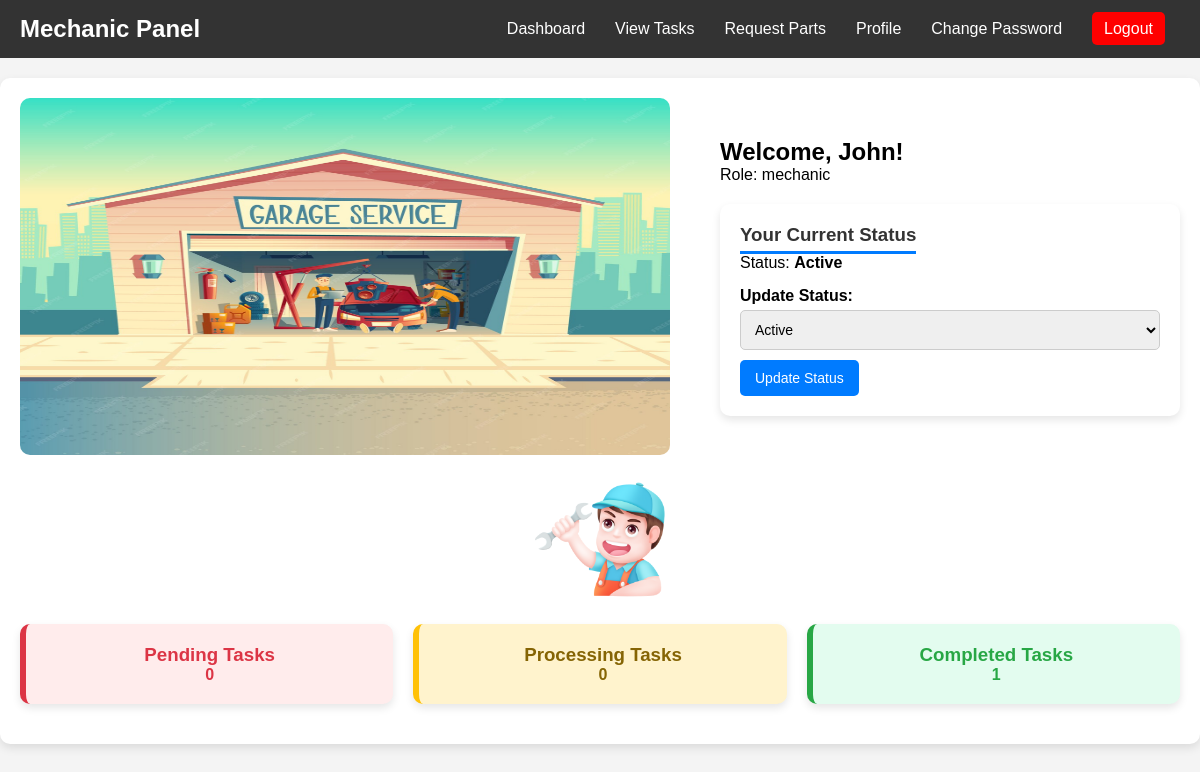
Screenshot of /mechanic/mechanic_dashboard.php (signed in) with the database file from the repository.
### tables this page shows
CREATE TABLE `mechanics` (
  `mechanic_id` int(11) NOT NULL,
  `dob` date NOT NULL,
  `phone` varchar(20) NOT NULL,
  `email` varchar(100) NOT NULL,
  `password` varchar(255) NOT NULL,
  `address` text NOT NULL,
  `experience` text NOT NULL,
  `skill_rating` int(11) NOT NULL CHECK (`skill_rating` between 1 and 5),
  `resume` varchar(255) NOT NULL,
  `work_type` enum('Auto repairs','Diesel mechanics','Motorcycle repairs','Boat repairs','Aircraft repairs') NOT NULL,
  `fullname` varchar(255) NOT NULL,
  `work_experience` text NOT NULL,
  `status` enum('Active','Working','Break') DEFAULT 'Active',
  `Mrole` enum('mechanic') DEFAULT 'mechanic'
);

### mechanic/mechanic_dashboard.php (the view, shortened to what this page needs)
<?php
include("../database/db_connect.php");
$mechanic_id = $_SESSION['mechanic_id'];
$query = "SELECT fullname, Mrole, status FROM mechanics WHERE mechanic_id = ?";
$stmt = $mysqli->prepare($query);
$stmt->bind_param("i", $mechanic_id);
$stmt->execute();
$result = $stmt->get_result();
$mechanic = $result->fetch_assoc();
$pending_query = "SELECT COUNT(*) AS pending_count FROM bookingsreq WHERE mechanic_id = ? AND status = 'Pending'";
$processing_count = "SELECT COUNT(*) AS processing_count FROM bookingsreq WHERE mechanic_id = ? AND status = 'Processing'";
$completed_query = "SELECT COUNT(*) AS completed_count FROM bookingsreq WHERE mechanic_id = ? AND status = 'Completed'";
$stmt = $mysqli->prepare($pending_query);
$stmt->bind_param("i", $mechanic_id);
$stmt->execute();
$result = $stmt->get_result();
$pending_count = $result->fetch_assoc()['pending_count'];
$stmt = $mysqli->prepare($processing_count);
$stmt->bind_param("i", $mechanic_id);
$stmt->execute();
$result = $stmt->get_result();
$row = $result->fetch_assoc();
$processing_count = $row['processing_count'];
$stmt = $mysqli->prepare($completed_query);
$stmt->bind_param("i", $mechanic_id);
$stmt->execute();
$result = $stmt->get_result();
$completed_count = $result->fetch_assoc()['completed_count'];
?>
<!DOCTYPE html>
<html lang="en">
<head>
</head>
<body>
    <?php include 'mechanic_nav.php'; ?>
    <div class="mechanic-dashboard">
    <div class="topdiv">
        <div class="right">
            <img src="../uploads/cartoon-workshop-with-mechanic.png" alt="Right Image">
        </div>
    <div leftside>
        <h2>Welcome,
            <?php echo htmlspecialchars($mechanic['fullname']); ?>!
        </h2>
        <p>Role:
            <?php echo htmlspecialchars($mechanic['Mrole']); ?>
        </p>
        <div class="left">
        <div class="current-status">
            <h3>Your Current Status</h3>
            <p>Status: <strong>
                    <?php echo htmlspecialchars($mechanic['status']); ?>
                </strong></p>
            <form method="post" class="status-form">
                <label for="status">Update Status:</label>
                <select name="status" id="status">
                    <option value="Active" <?php if ($mechanic['status']=='Active' ) echo 'selected' ; ?>>Active
                    </option>
                </select>
                <button type="submit">Update Status</button>
            </form>
        </div>
        </div>
    </div>
    </div>
    <div class="center">
        <img src="../uploads/repairman-cartoon-style.png" alt="center Image">
    </div>
    <div class="status-container">
        <div class="status-box pending">
            <h3>Pending Tasks</h3>
            <p>
                <?php echo $pending_count; ?>
            </p>
        </div>
        <div class="status-box processing">
            <h3>Processing Tasks</h3>
            <p>
                <?php echo $processing_count; ?>
            </p>
        </div>
        <div class="status-box completed">
            <h3>Completed Tasks</h3>
            <p>
                <?php echo $completed_count; ?>
            </p>
        </div>
    </div>
    </div>
</body>
</html>

### mechanic/mechanic_dashboard.php (style rules this page uses)
body { font-family: 'Arial', sans-serif; background-color: #f4f4f4; margin: 0; padding: 0; }
.mechanic-dashboard { max-width: 1200px; margin: 20px auto; padding: 20px; background: white; border-radius: 10px; box-shadow: 0 4px 10px rgba(0, 0, 0, 0.1); }
.topdiv { display: flex; align-items: center; justify-content: space-between; flex-wrap: wrap; gap: 20px; }
.right img { height: 357px; width: 650px; border-radius: 10px; }
.current-status { background: white; padding: 20px; border-radius: 10px; box-shadow: 0 4px 8px rgba(0, 0, 0, 0.1); width: 460px; margin-top: 20px; }
.current-status h3 { color: #333; border-bottom: 3px solid #007bff; display: inline-block; padding-bottom: 5px; }
.status-form { margin-top: 15px; }
.status-form label { font-weight: bold; display: block; margin-bottom: 5px; }
.status-form select { width: 100%; padding: 10px; font-size: 14px; border: 1px solid #ccc; border-radius: 5px; }
.status-form button { background: #007bff; color: white; border: none; padding: 10px 15px; font-size: 14px; border-radius: 5px; cursor: pointer; margin-top: 10px; transition: background 0.3s ease-in-out, transform 0.2s ease-in-out; }
.status-container { display: flex; justify-content: space-between; flex-wrap: wrap; margin: 20px 0; gap: 20px; }
.status-box { flex: 1; min-width: 220px; padding: 20px; border-radius: 10px; box-shadow: 0 4px 8px rgba(0, 0, 0, 0.1); text-align: center; transition: transform 0.3s ease-in-out, box-shadow 0.3s ease-in-out; font-weight: bold; }
.pending { background: #ffecec; border-left: 6px solid #dc3545; color: #dc3545; }
.processing { background: #fff3cd; border-left: 6px solid #ffc107; color: #856404; }
.completed { background: #e3fcef; border-left: 6px solid #28a745; color: #28a745; }
.center { display: flex; justify-content: center; align-items: center; margin-top: 20px; }
.center img { width: 150px; height: auto; border-radius: 10px; }

### mechanic/mechanic_nav.php (style rules this page uses)
* { margin: 0; padding: 0; box-sizing: border-box; font-family: Arial, sans-serif; }

### rows the page displays
mechanics: fullname "John", Mrole "mechanic", status "Active"

### other values shown
$pending_count "0"
$processing_count "0"
$completed_count "1"
